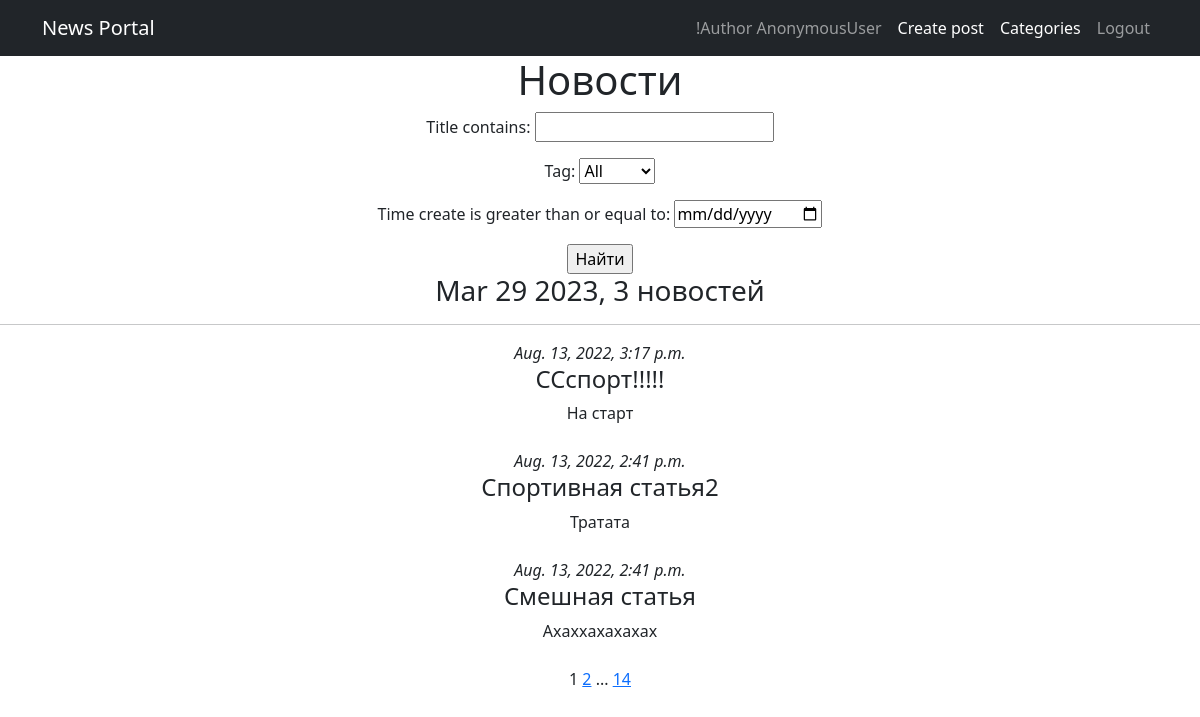
Page /news/search/ on the earlier database version.
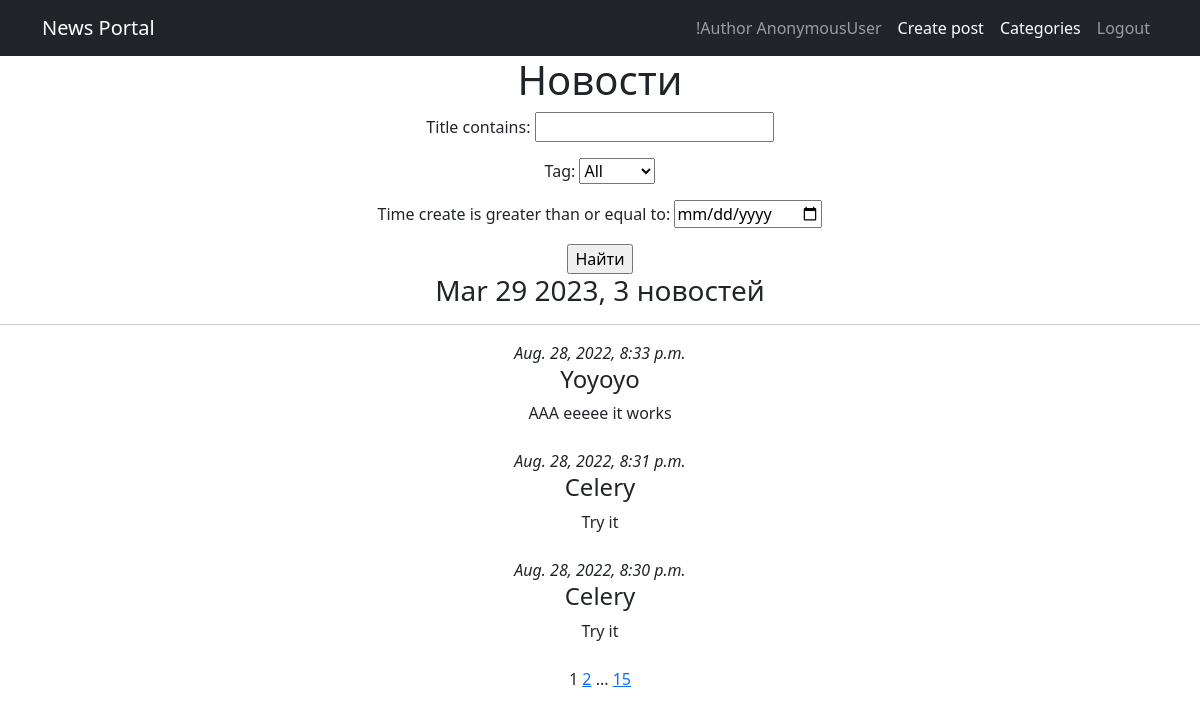
Same page on the later database version.
### news/models.py (models this page shows, shortened)
class Post(models.Model):
    article = 'AR'
    news = 'NW'
    POSTKINDS = [
        (article, 'Статья'),
        (news, 'Новость')
    ]
    author = models.ForeignKey('Author', on_delete=models.CASCADE, related_name='posts')
    category = models.ManyToManyField('Category', through='PostCategory')
    post_kind = models.CharField(max_length=2,
                                 choices=POSTKINDS,
                                 default=article)
    time_create = models.DateTimeField(auto_now=True)
    title = models.CharField(max_length=255)
    text = models.TextField()
    rating = models.IntegerField(default=0)

### news/views.py (the view)
# urls.py: path('search/', PostSearch.as_view(), name='post_search'),
class PostSearch(ListView):
    model = Post
    ordering = '-time_create'
    template_name = 'post_search.html'
    context_object_name = 'post_search'
    paginate_by = 3
    def get_queryset(self):
        queryset = super().get_queryset()
        self.filterset = PostFilter(self.request.GET, queryset)
        return self.filterset.qs
    def get_context_data(self, **kwargs):
        context = super().get_context_data(**kwargs)
        context['time_now'] = datetime.utcnow()
        context['filterset'] = self.filterset
        return context

### news/models.py (called while the page is built)
    def __str__(self):
        return f'{self.category_name}'

### news/templatetags/custom_filters.py (called while the page is built)
@register.filter()
def censor(text):
    if not type(text) == str:
        raise ValueError('Filter censor gets strings only.')
    censed_text = ''
    words = re.findall(r'[0-9]+|[A-z]+|[А-яё]+|\S| |', text)
    for word in words:
        if word.lower() in CENS_WORDS:
            word = word[0] + '*' * (len(word) - 2) + word[-1]
        censed_text += word
    return censed_text

### news/templatetags/custom_tags.py (called while the page is built)
@register.simple_tag(takes_context=True)
def url_replace(context, **kwargs):
    d = context['request'].GET.copy()
    for k, v in kwargs.items():
        d[k] = v
    return d.urlencode()

### templates/post_search.html (shortened to what this page needs)
{% extends 'flatpages/default.html' %}
{% load custom_filters %}
{% load custom_tags %}
{% block content %}
   <h1>Новости</h1>
   <form action="" method="get">
       {{ filterset.form.as_p }}
       <input type="submit" value="Найти" />
   </form>
   <h3>{{ time_now|date:'M d Y' }}, {{post_search|length}} новостей</h3>
   <hr>
   {% if post_search %}
       {% for post in post_search %}
            <i>{{ post.time_create }}</i>
            <h4>{{ post.title|censor }}</h4>
            {{ post.text|truncatewords:20|censor }}
       {% endfor %}
       {{ page_obj.number }}
       {% if page_obj.has_next %}
           <a href="?{% url_replace page=page_obj.next_page_number %}">{{ page_obj.next_page_number }}</a>
           {% if paginator.num_pages != page_obj.next_page_number %}
               ...
               <a href="?{% url_replace page=page_obj.paginator.num_pages %}">{{ page_obj.paginator.num_pages }}</a>
           {% endif %}
       {% endif %}
   {% else %}
       <h2>Ничего не нашлось</h2>
   {% endif %}
{% endblock content %}

### templates/flatpages/default.html (shortened to what this page needs)
<!DOCTYPE html>
<html lang="en">
    <head>
        {% load static %}
        <link href="{% static 'css/styles.css' %}" rel="stylesheet" />
    </head>
    <body>
    {% load cache %}
    {% cache 10 header %}
    {% block header %}
        <nav class="navbar navbar-expand-lg navbar-dark bg-dark">
            <div class="container">
                <a class="navbar-brand" href="/news/">News Portal</a>
                <div class="collapse navbar-collapse" id="navbarSupportedContent">
                    <ul class="navbar-nav ms-auto mb-2 mb-lg-0">
                        {% if is_not_author %}
                            <li class="nav-item"><a class="nav-link" href="/sign/upgrade/">Become author</a></li>
                        {% else %}
                            <li class="nav-item"><a class="nav-link">!Author {{ request.user }}</a></li>
                        {% endif %}
                        <li class="nav-item"><a class="nav-link active" aria-current="page" href="/news/create">Create post</a></li>
                        <li class="nav-item"><a class="nav-link active" aria-current="page" href="/news/categories">Categories</a></li>
                        <li class="nav-item"><a class="nav-link" href="/sign/logout/">Logout</a></li>
                    </ul>
                </div>
            </div>
        </nav>
    {% endblock header %}
    {% endcache %}
    <center>{% block content %}
    {% endblock content %}</center>
    </body>
</html>

Differences in the rows shown:
no longer on this page (row unchanged): Post: time_create "Aug. 13, 2022, 3:17 p.m.", title|censor "ССспорт!!!!!", text|censor "На старт"
no longer on this page (row unchanged): Post: time_create "Aug. 13, 2022, 2:41 p.m.", title|censor "Спортивная статья2", text|censor "Тратата"
no longer on this page (row unchanged): Post: time_create "Aug. 13, 2022, 2:41 p.m.", title|censor "Смешная статья", text|censor "Ахаххахахахах"
added Post: time_create "Aug. 28, 2022, 8:33 p.m.", title|censor "Yoyoyo", text|censor "ААА еееее it works"
added Post: time_create "Aug. 28, 2022, 8:31 p.m.", title|censor "Celery", text|censor "Try it"
added Post: time_create "Aug. 28, 2022, 8:30 p.m.", title|censor "Celery", text|censor "Try it"
Other differences:
{{ page_obj.paginator.num_pages }}: "14" → "15"
